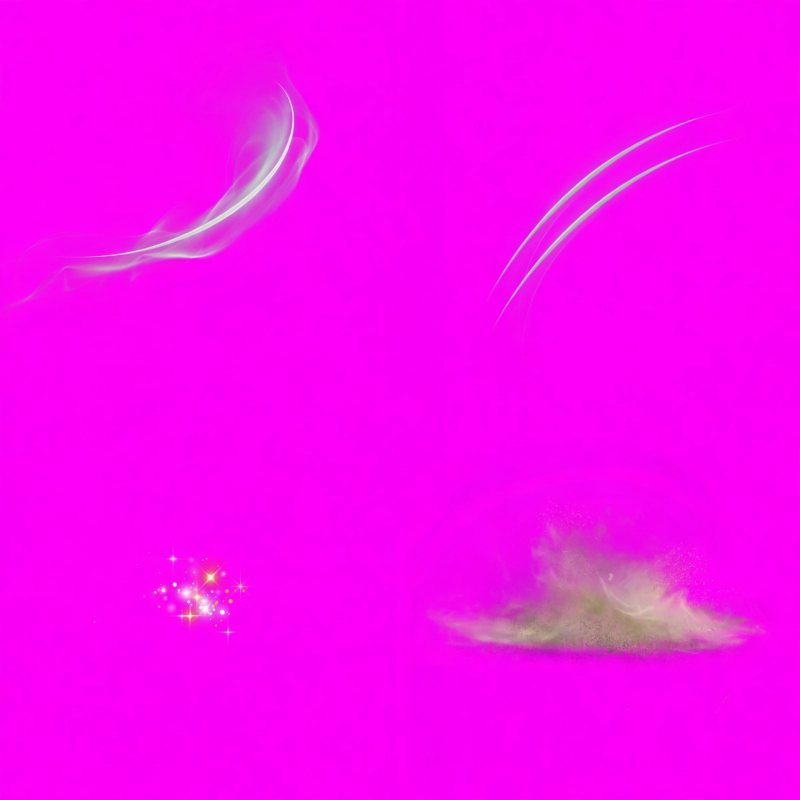
#> input picture assets/heroes/c001_hac_kiem_tan_binh/vfx/c001_vfx_light_2x2_raw.png, 1600 x 1600 px, found by its file name (shown at 1/2 size)
$ python extract_soft_vfx.py
#> lines starting #> are read from the running program, lines starting #| are printed output that depends on the picture; after the words box and inside, x2 and y2 are one past the last pixel; in counts of white or black regions, pixels touching at a corner belong together
#!/usr/bin/env python3
"""
Extracts 4 lightweight, soft-opacity translucent VFX PNGs from c001_vfx_light_2x2_raw.png
using exact magenta (#FF00FF) alpha unmixing so the PNGs have smooth translucent opacity
(zero dark outlines, zero magenta spill, and edge_clip = 0px).
"""
import os
import numpy as np
from PIL import Image, ImageFilter

HERO_DIR = "/Users/dochung/Desktop/card_g/assets/heroes/c001_hac_kiem_tan_binh"
RAW_VFX_PATH = os.path.join(HERO_DIR, "vfx/c001_vfx_light_2x2_raw.png")
PARTS_DIR = os.path.join(HERO_DIR, "godot/parts")

raw_im = Image.open(RAW_VFX_PATH).convert("RGB")
#> raw_im is the input picture: PIL image 1600x1600 RGB; mean R, G, B 246.9, 7.8, 240.9
W, H = raw_im.size
#> W = 1600; H = 1600
cw, ch = W // 2, H // 2
#> cw = 800; ch = 800


def unmix_magenta_soft_rgba(cell_rgb, max_alpha_scale=0.80, noise_floor=0.06, tint_rgb=None):
    """
    Unmixes foreground RGB and continuous soft Alpha from a #FF00FF (255, 0, 255) background.
    """
#> called with max_alpha_scale = 0.72, noise_floor = 0.06, tint_rgb = (235, 245, 255, 0.65)
    arr = np.asarray(cell_rgb, dtype=np.float32)
    r, g, b = arr[:, :, 0], arr[:, :, 1], arr[:, :, 2]

    # How close is each pixel to pure #FF00FF?
    # Pure magenta has R~255, G~0, B~255 => (min(R,B) - G) / 255 is 1.0
    mag_purity = np.clip((np.minimum(r, b) - g) / 255.0, 0.0, 1.0)
    alpha_raw = 1.0 - mag_purity

    # Remove faint JPEG/WebP background compression noise
    alpha_clean = np.clip((alpha_raw - noise_floor) / (1.0 - noise_floor), 0.0, 1.0)

    # Feather near cell boundaries (within 28px of cell border) so wisps never clip
    h, w = alpha_clean.shape
#> h = 800; w = 800
    yy, xx = np.mgrid[0:h, 0:w]
    dist_edge = np.minimum(np.minimum(xx, w - 1 - xx), np.minimum(yy, h - 1 - yy))
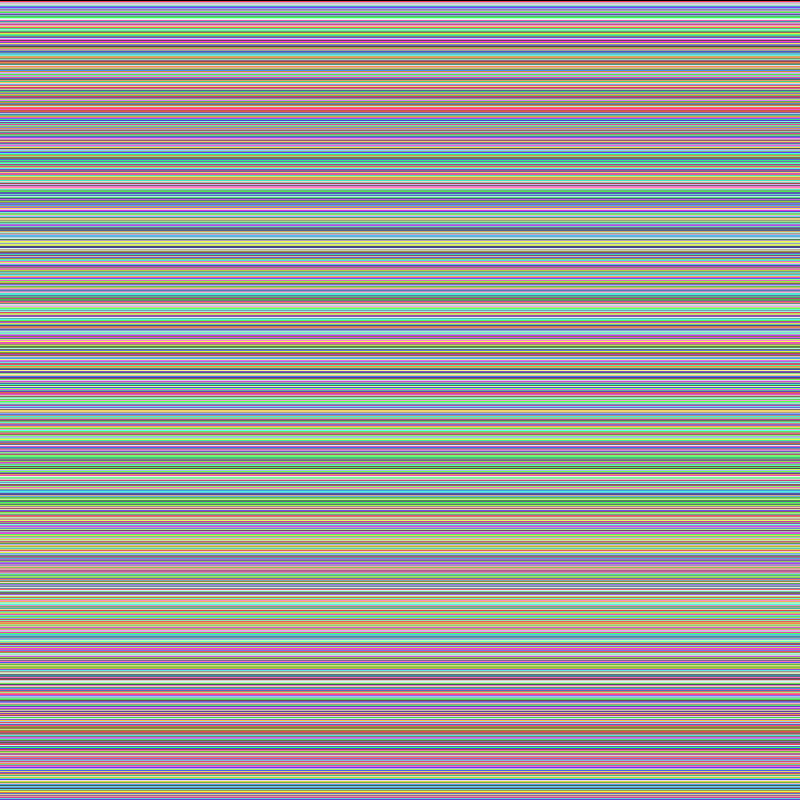
#> yy: shape (800, 800) int64; 800 distinct labels, from 0 to 799; one colour per label, 0 black
    edge_fade = np.clip(dist_edge / 28.0, 0.0, 1.0)
    alpha_clean = alpha_clean * edge_fade

    # Smooth alpha slightly for silky soft opacity gradient
    alpha_pil = Image.fromarray((alpha_clean * 255.0).astype(np.uint8), mode="L")
    alpha_pil = alpha_pil.filter(ImageFilter.GaussianBlur(radius=1.0))
    alpha_smooth = np.asarray(alpha_pil, dtype=np.float32) / 255.0

    # Un-premultiply foreground color from (255, 0, 255) background
    denom = np.maximum(alpha_raw, 0.08)
    fg_r = np.clip((r - 255.0 * (1.0 - alpha_raw)) / denom, 0.0, 255.0)
    fg_g = np.clip(g / denom, 0.0, 255.0)
    fg_b = np.clip((b - 255.0 * (1.0 - alpha_raw)) / denom, 0.0, 255.0)

    # Suppress any residual pink/magenta saturation in semi-transparent fringes
    excess_rb = np.maximum(0.0, np.minimum(fg_r, fg_b) - fg_g)
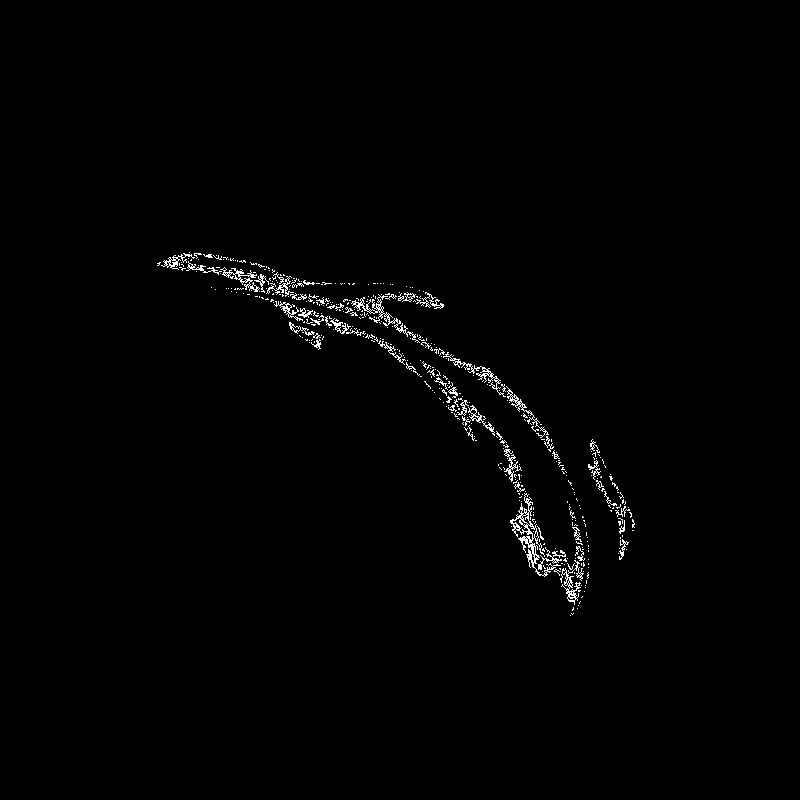
#> excess_rb: shape (800, 800) float32; values 0 (black) and 1.53e-05 (white), 0.99% white in thin lines or dots, all inside (x1, y1, x2, y2) = (157, 252, 635, 616)
    fg_r = np.clip(fg_r - excess_rb * 0.85, 0.0, 255.0)
    fg_b = np.clip(fg_b - excess_rb * 0.75, 0.0, 255.0)

    if tint_rgb is not None:
        # Blend foreground softly toward clean target palette (e.g. cool silver-white for air slash)
        tr, tg, tb, blend_w = tint_rgb
        lum = (0.299 * fg_r + 0.587 * fg_g + 0.114 * fg_b) / 255.0
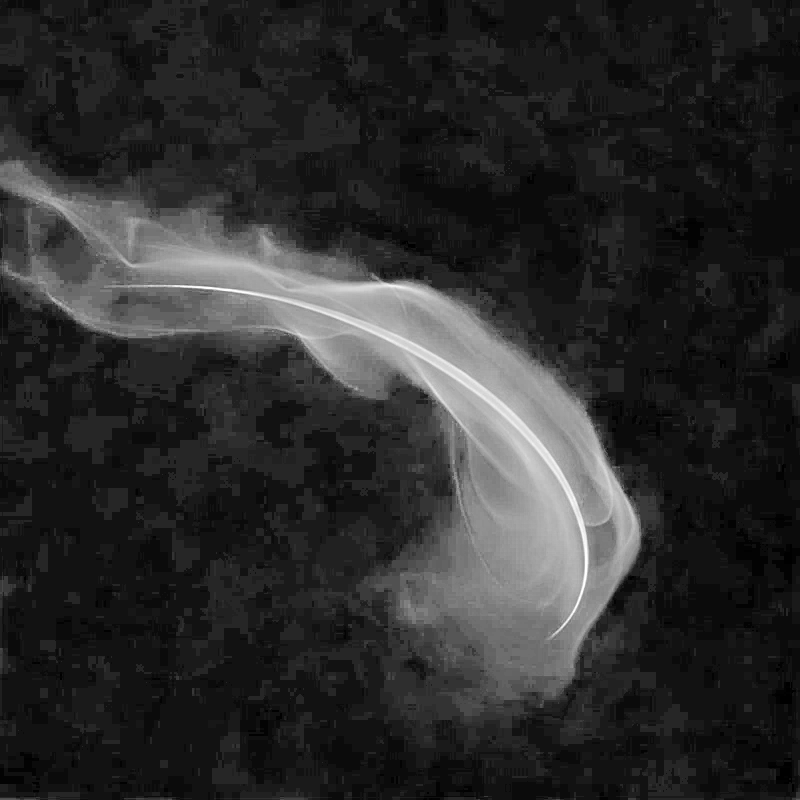
#> lum: shape (800, 800) float32; min 0, max 1, mean 0.177
        fg_r = fg_r * (1.0 - blend_w) + np.clip(tr * (0.65 + 0.45 * lum), 0, 255) * blend_w
        fg_g = fg_g * (1.0 - blend_w) + np.clip(tg * (0.65 + 0.45 * lum), 0, 255) * blend_w
        fg_b = fg_b * (1.0 - blend_w) + np.clip(tb * (0.65 + 0.45 * lum), 0, 255) * blend_w

    # Apply soft opacity cap so the PNG itself is lightweight and semi-transparent
    final_alpha = np.clip(alpha_smooth * max_alpha_scale * 255.0, 0.0, 255.0).astype(np.uint8)
    final_alpha[final_alpha < 4] = 0
#> final_alpha: shape (800, 800); min 0, max 183, mean 8.8

    rgba = np.stack([
        fg_r.astype(np.uint8),
        fg_g.astype(np.uint8),
        fg_b.astype(np.uint8),
        final_alpha,
    ], axis=-1)
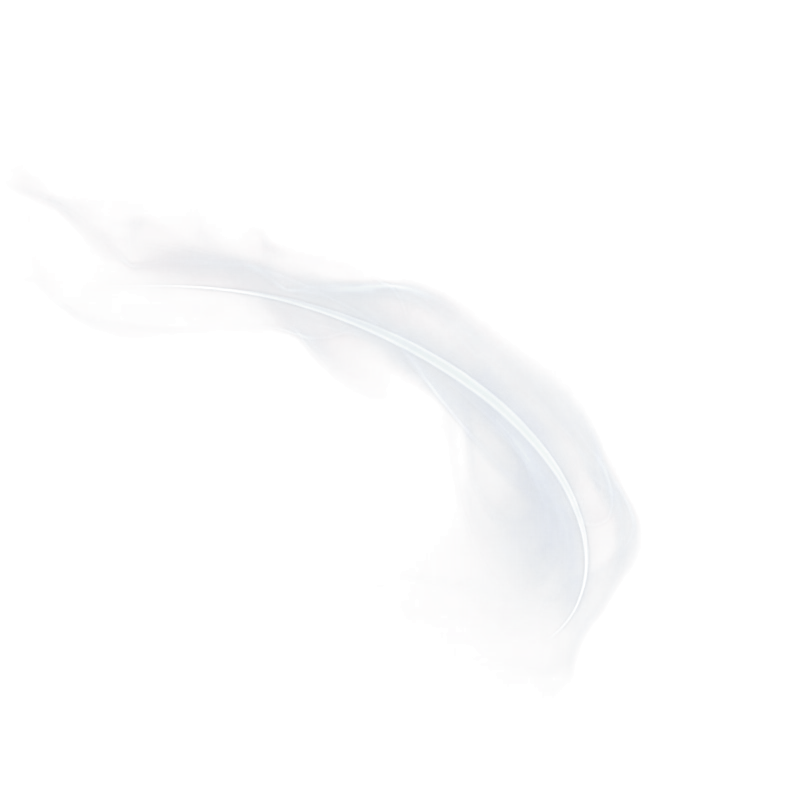
#> rgba: shape (800, 800, 4); mean of channels 0, 1, 2, 3 142.5, 124.5, 129.7, 8.8; transparent parts drawn white

    ys, xs = np.where(final_alpha > 4)
    x0, x1 = int(xs.min()), int(xs.max()) + 1
#> x0 = 7; x1 = 641
    y0, y1 = int(ys.min()), int(ys.max()) + 1
#> y0 = 166; y1 = 697
    cropped = Image.fromarray(rgba[y0:y1, x0:x1], mode="RGBA")
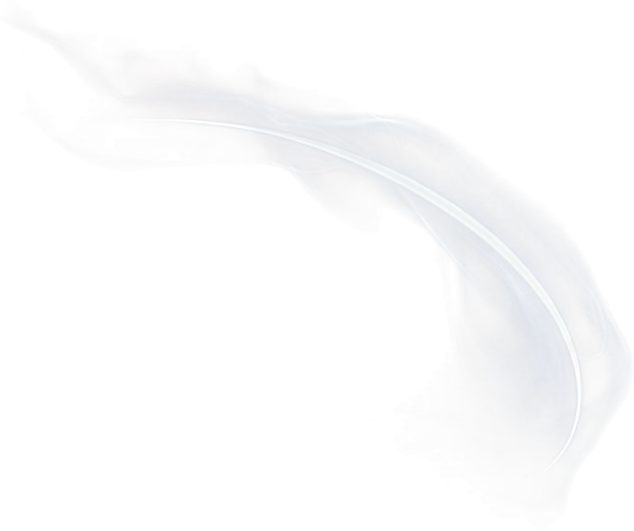
#> cropped: PIL image 634x531 RGBA; mean R, G, B, A 154.7, 137.5, 142.8, 16.7; transparent parts drawn white
    return cropped


# 1. fx_slash (Top-Left cell): flip vertically so the crescent follows the downward-right sword swing (top-left -> bottom-right)
c1 = raw_im.crop((0, 0, cw, ch)).transpose(Image.Transpose.FLIP_TOP_BOTTOM)
fx_slash = unmix_magenta_soft_rgba(c1, max_alpha_scale=0.72, noise_floor=0.06, tint_rgb=(235, 245, 255, 0.65))
fx_slash.thumbnail((176, 160), Image.Resampling.LANCZOS)
canvas_slash = Image.new("RGBA", (fx_slash.width + 16, fx_slash.height + 16), (0, 0, 0, 0))
#> canvas_slash: PIL image 192x163 RGBA; every value is 0
canvas_slash.alpha_composite(fx_slash, (8, 8))
canvas_slash.save(os.path.join(PARTS_DIR, "fx_slash.png"))

# 2. fx_slash_heavy (Top-Right cell): double thin wind-cut curves (flipped horizontally so the arc bows right!)
c2 = raw_im.crop((cw, 0, W, ch)).transpose(Image.Transpose.FLIP_LEFT_RIGHT)
fx_heavy = unmix_magenta_soft_rgba(c2, max_alpha_scale=0.78, noise_floor=0.06, tint_rgb=(230, 242, 255, 0.65))
#> call 2 of unmix_magenta_soft_rgba, with max_alpha_scale = 0.78, noise_floor = 0.06, tint_rgb = (230, 242, 255, 0.65)
#> in unmix_magenta_soft_rgba (call 2), `fg_r = np.clip((r - 255.0 * (1.0 - alpha_raw)) / denom, 0.0, 255.0)`:
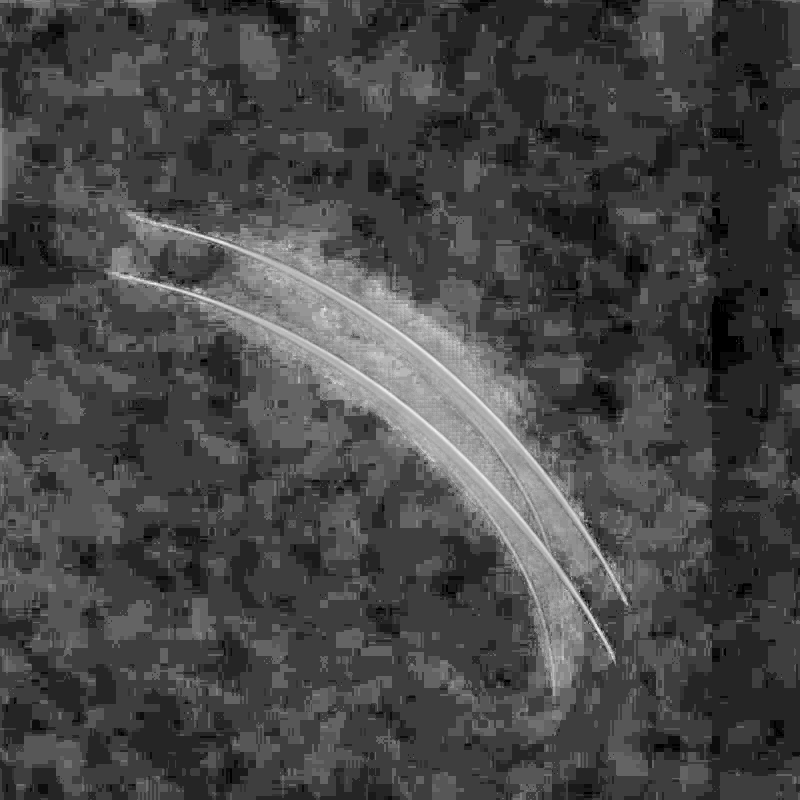
#> fg_r: shape (800, 800) float32; min 0, max 246.5, mean 71
#> in unmix_magenta_soft_rgba (call 2), `fg_g = np.clip(g / denom, 0.0, 255.0)`:
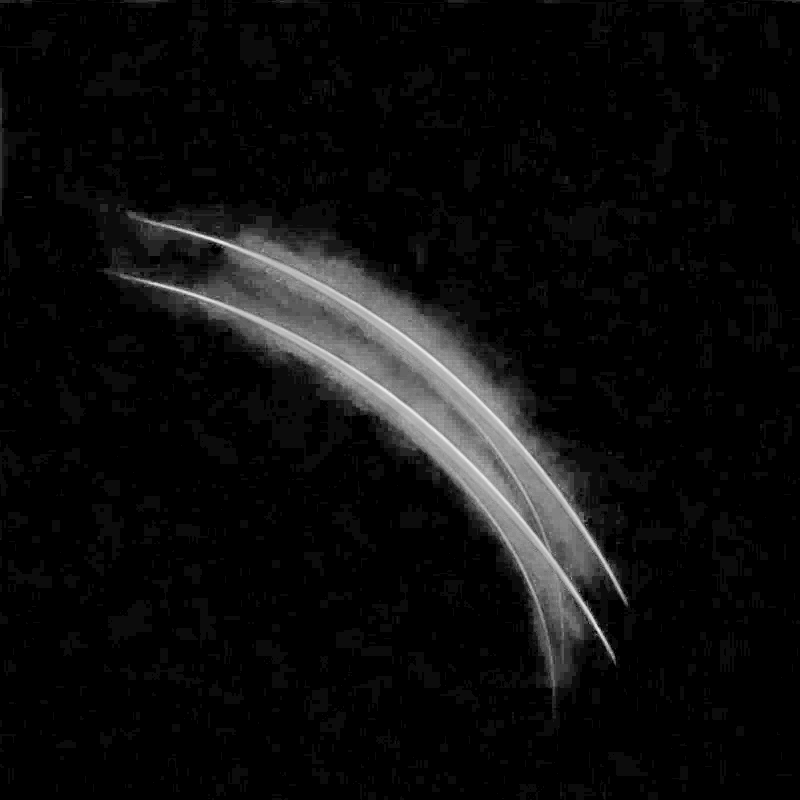
#> fg_g: shape (800, 800) float32; min 0, max 244.9, mean 13.9
#> in unmix_magenta_soft_rgba (call 2), `x0, x1 = int(xs.min()), int(xs.max()) + 1`: x0 = 128; x1 = 626
#> in unmix_magenta_soft_rgba (call 2), `y0, y1 = int(ys.min()), int(ys.max()) + 1`: y0 = 222; y1 = 686
fx_heavy.thumbnail((184, 168), Image.Resampling.LANCZOS)
canvas_heavy = Image.new("RGBA", (fx_heavy.width + 16, fx_heavy.height + 16), (0, 0, 0, 0))
canvas_heavy.alpha_composite(fx_heavy, (8, 8))
canvas_heavy.save(os.path.join(PARTS_DIR, "fx_slash_heavy.png"))

# 3. fx_spark (Bottom-Left cell): subtle steel glint & warm golden-white sparks (clean warm gold tint to remove any pink halo)
c3 = raw_im.crop((0, ch, cw, H))
fx_spark = unmix_magenta_soft_rgba(c3, max_alpha_scale=0.82, noise_floor=0.08, tint_rgb=(255, 224, 150, 0.70))
fx_spark.thumbnail((140, 140), Image.Resampling.LANCZOS)
canvas_spark = Image.new("RGBA", (fx_spark.width + 16, fx_spark.height + 16), (0, 0, 0, 0))
canvas_spark.alpha_composite(fx_spark, (8, 8))
canvas_spark.save(os.path.join(PARTS_DIR, "fx_spark.png"))

# 4. fx_dust (Bottom-Right cell): soft translucent ground dust wisp
c4 = raw_im.crop((cw, ch, W, H))
fx_dust = unmix_magenta_soft_rgba(c4, max_alpha_scale=0.62, noise_floor=0.08, tint_rgb=(195, 188, 176, 0.60))
fx_dust.thumbnail((168, 114), Image.Resampling.LANCZOS)
canvas_dust = Image.new("RGBA", (fx_dust.width + 16, fx_dust.height + 16), (0, 0, 0, 0))
canvas_dust.alpha_composite(fx_dust, (8, 8))
canvas_dust.save(os.path.join(PARTS_DIR, "fx_dust.png"))

for name in ["fx_slash", "fx_slash_heavy", "fx_spark", "fx_dust"]:
    im = Image.open(os.path.join(PARTS_DIR, f"{name}.png")).convert("RGBA")
    a = np.array(im)[:, :, 3]
    nonzero = a[a > 0]
#> nonzero = 7746 values, max 184 at index 3180, min 1 at index 0, mean 55.83
    edge_clip = int(a[0, :].sum() + a[-1, :].sum() + a[:, 0].sum() + a[:, -1].sum())
#> edge_clip = 0
    print(f"Saved {name}.png ({im.width}x{im.height}) | mean_alpha={nonzero.mean():.1f}/255 ({nonzero.mean()/2.55:.0f}%), max_alpha={nonzero.max()}/255 ({nonzero.max()/2.55:.0f}%), edge_clip={edge_clip}px")
#| Saved fx_slash.png (192x163) | mean_alpha=55.8/255 (22%), max_alpha=184/255 (72%), edge_clip=0px
